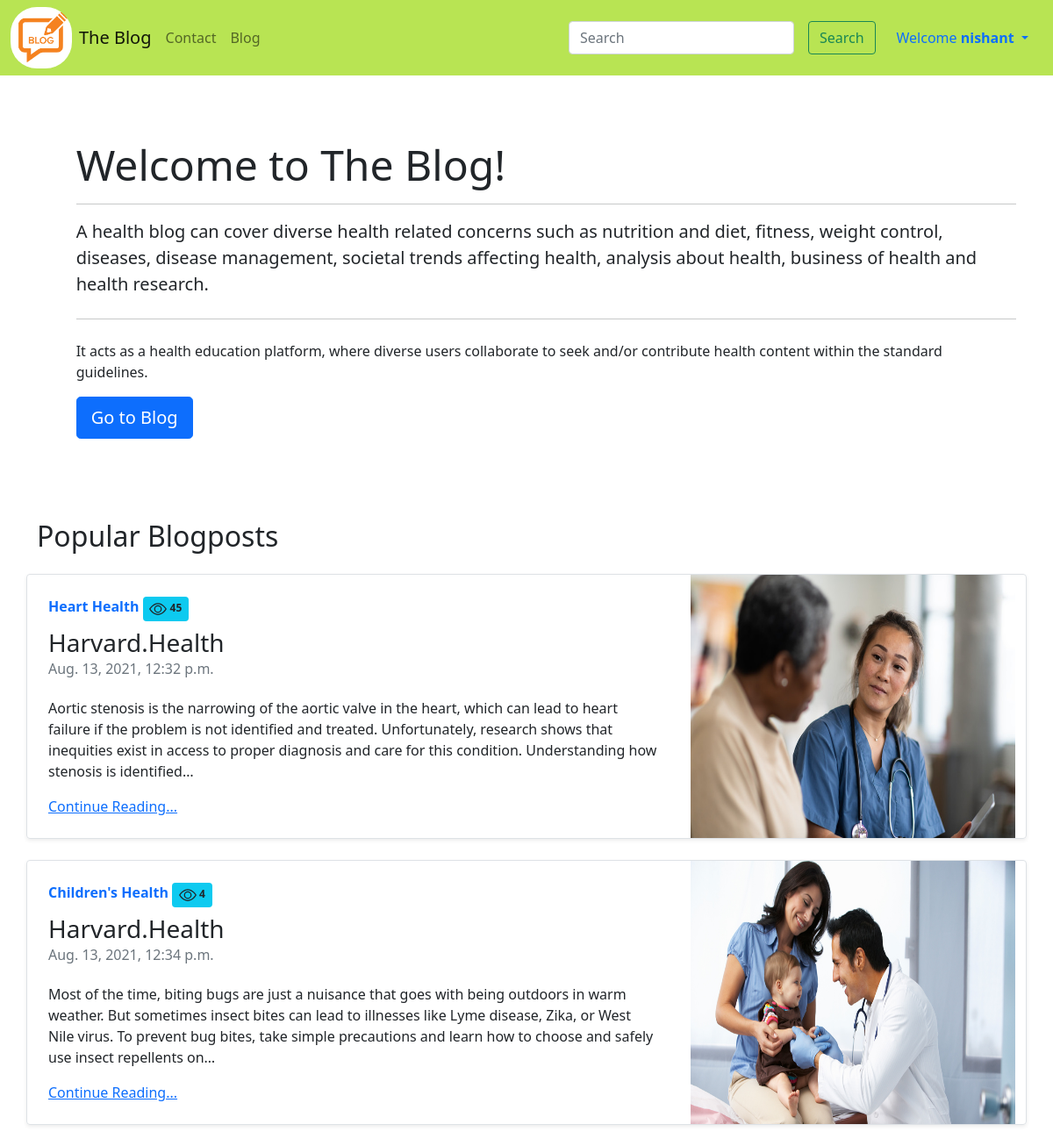
The app's page / (signed in) with its own data.
### Blogger/models.py (models this page shows, shortened)
class Post(models.Model):
    sno = models.AutoField(primary_key=True)
    title = models.CharField(max_length=255)
    author = models.CharField(max_length=255)
    views = models.IntegerField(default=0)
    content = models.TextField()
    slug = models.SlugField(max_length=255, blank=True)
    timeStamp = models.DateTimeField(blank=True)
    image = models.ImageField(upload_to="Blogger/blog_img", default = "")

### Home/views.py (the view)
# urls.py: path('', views.blank, name='blank'),
def blank(request):
    allPosts = Post.objects.all().order_by('-views')
    context = {"allPosts":allPosts}
    return render(request,'Home/home.html',context)

### templates/home/home.html (shortened to what this page needs)
{% extends 'Home/basic.html' %}
{% block body %}
<div class="container my-3"
    style="background-color: white;padding-left: 1.5cm;padding-top: 1.5cm;padding-bottom: 2cm;">
    <div class="jumbotron">
        <h1 class="display-5">Welcome to The Blog!</h1>
        <hr>
        <p class="lead">A health blog can cover diverse health related concerns such as nutrition and diet, fitness, weight control, diseases, disease management, societal trends affecting health, analysis about health, business of health and health research.</p>
        <hr class="my-4">
        <p>It acts as a health education platform, where diverse users collaborate to seek and/or contribute health content within the standard guidelines.</p>
        <a class="btn btn-primary btn-lg" href="/blog" role="button">Go to Blog</a>
    </div>
</div>
<div class="container">
    <h2>Popular Blogposts</h2>
    {% for post in allPosts|slice:":2" %}
    <div
        class="row no-gutters border rounded overflow-hidden flex-md-row mb-4 shadow-sm h-md-250 my-4 position-relative">
        <div class="col p-4 d-flex flex-column position-static">
            <strong class="d-inline-block mb-2 text-primary">{{post.title}} <span
                    class="badge bg-info text-dark">  {{post.views}}</span></strong>
            <h3 class="mb-0">{{post.author}}</h3>
            <div class="mb-1 text-muted">{{post.timeStamp}}</div>
            <p class="card-text mb-auto">{{post.content|safe|truncatechars:300}}</p>
            <a href="/blog" class="stretched-link">Continue Reading...</a>
        </div>
        <div class="col-auto d-none d-lg-block">
        <img src="/media/{{post.image}}" height="300" min width = "370" alt="" srcset="">
        </div>
    </div>
    {% endfor %}
</div>
{% endblock body %}

### templates/home/basic.html (shortened to what this page needs)
<!doctype html>
<html lang="en">
<head>
    <link href="https://cdn.jsdelivr.net/npm/bootstrap@5.0.0-beta3/dist/css/bootstrap.min.css" rel="stylesheet"
>
</head>
<body>
{% load static %}
    <nav class="navbar navbar-expand-lg navbar-light" style="background-color: #b8e453;">
        <div class="container-fluid">
        <img style="border-radius: 30px;" src="{% static 'image/blog.png' %}" onclick="document.location='/'" width="70" height="70" alt="blog img" srcset="">
            <a class="navbar-brand mx-2" href="/">The Blog</a>
            <div class="collapse navbar-collapse" id="navbarSupportedContent">
                <ul class="navbar-nav me-auto mb-2 mb-lg-0">
                    <li class="nav-item">
                        <a class="nav-link {% block contactactive %}{% endblock contactactive %}"
                            href="/contact">Contact</a>
                    </li>
                    <li class="nav-item">
                        <a class="nav-link {% block blogactive %}{% endblock blogactive %}" href="/blog">Blog</a>
                    </li>
                </ul>
                <form method="get" action="/search" class="d-flex">
                    <input class="form-control me-2" type="search" placeholder="Search" aria-label="Search" name="query"
                        id="search">
                    <button class="btn btn-outline-success mx-2" type="submit">Search</button>
                </form>
                {% if user.is_authenticated %}
                <li class="nav dropdown">
                    <a class="nav-link dropdown-toggle" href="#" id="navbarDropdown" role="button"
                        data-bs-toggle="dropdown" aria-expanded="false">
                        Welcome<b> {{request.user}}</b>
                    </a>
                </li>
                {% endif %}
            </div>
        </div>
    </nav>
    {% block body %} {% endblock body %}
</body>
</html>

### records on screen
Post: title "Heart Health", views "45", author "Harvard.Health", timeStamp "Aug. 13, 2021, 12:32 p.m.", content "Aortic stenosis is the narrowing of the aortic valve in the heart, which can lead to heart failure if the problem is not identified and treated. Unfortunately, research shows that inequities exist in access to proper diagnosis and care for this condition. Understanding how stenosis is identified…", image (picture)
Post: title "Children's Health", views "4", author "Harvard.Health", timeStamp "Aug. 13, 2021, 12:34 p.m.", content "Most of the time, biting bugs are just a nuisance that goes with being outdoors in warm weather. But sometimes insect bites can lead to illnesses like Lyme disease, Zika, or West Nile virus. To prevent bug bites, take simple precautions and learn how to choose and safely use insect repellents on…", image (picture)

### other values on screen
{{ request.user }} "nishant"
